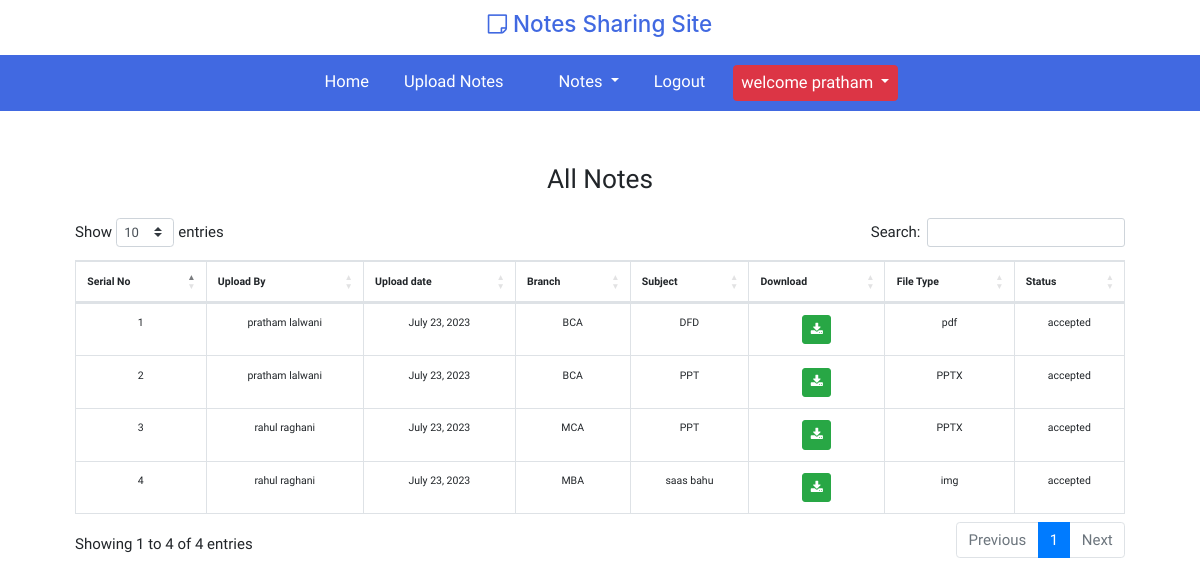
Page /user-home/All-Notes (signed in) on the committed database.
### notes/models.py (models this page shows, shortened)
class Note(models.Model):
    user=models.ForeignKey(User,on_delete=models.CASCADE)
    uploadDate=models.DateField()
    branch=models.CharField(max_length=30)
    subject=models.CharField(max_length=30)
    NotesFile=models.FileField()  # is me dekh error aa rahi he shayad se par kya error he vo pata nhi chal raha he
    type=models.CharField(max_length=30)
    Decription=models.CharField(max_length=100,null=True)
    status=models.CharField(max_length=20)

### notes/views.py (the view)
# urls.py: path("user-home/All-Notes", userAllNotes, name="userAllNotes"),
def userAllNotes(request):
    if not request.user.is_authenticated:
        return render("userLogin")
    notes = Note.objects.filter(status="accepted")
    d = {"notes": notes}
    return render(request, "userAllNotes.html", d)

### notes/templates/userAllNotes.html (shortened to what this page needs)
{% extends 'userNavigation.html'%}
{% load static %}
{% block body %}
<link rel="stylesheet" href="https://cdnjs.cloudflare.com/ajax/libs/twitter-bootstrap/4.5.2/css/bootstrap.css">
<link rel="stylesheet" href="https://cdn.datatables.net/1.13.5/css/dataTables.bootstrap4.min.css">
<link rel="stylesheet" href="{% static 'css/style.css'%}">
<link rel="stylesheet" href="{% static 'css/admin.css'%}">
<div class="container mt-2 p-5">
    <div class="row">
        <div class="col-12 text-center">
            <h3>All Notes </h3>
        </div>
        <div class="col-12  mt-3 overflow-auto">
            <table class="table table-bordered text-center" id="viewNotes">
                <thead>
                    <tr>
                        <th>Serial No</th>
                        <th>Upload By</th>
                        <th>Upload date</th>
                        <th>Branch</th>
                        <th>Subject</th>
                        <th>Download</th>
                        <th>File Type</th>
                        <th>Status</th>
                     </tr>
                </thead>
                <tbody>
                    {% for i in notes %}
                    <tr>
                        <td>{{forloop.counter}}</td>
                        <td>{{i.user.first_name}} {{i.user.last_name}}</td>
                        <td>{{i.uploadDate}}</td>
                        <td>{{i.branch}}</td>
                        <td>{{i.subject}}</td>
                        <td><a href="{{i.NotesFile.url}}" class="btn btn-success btn-sm" download><span
                            class="fa fa-download"></span></a></td>
                        <td>{{i.type}}</td>
                        <td>{{i.status}}</td>
                    </tr>
                    {% endfor%}
                </tbody>
            </table>
        </div>
    </div>
</div>
{% endblock %}

### notes/templates/userNavigation.html (shortened to what this page needs)
{%load static%}
<!doctype html>
<html lang="en">
<head>
    <link rel="stylesheet" href="https://cdn.jsdelivr.net/npm/bootstrap@4.0.0/dist/css/bootstrap.min.css"
>
    <link href="{% static 'css/user.css'%}" rel="stylesheet">
    <link href="{% static 'css/style.css'%}" rel="stylesheet">
    <link rel="stylesheet" href="https://cdnjs.cloudflare.com/ajax/libs/font-awesome/4.7.0/css/font-awesome.min.css">
</head>
<body>
    <h4 class="text-center logo"><span class="fa fa-sticky-note-o"></span> Notes Sharing Site</h4>
    <nav class="navbar navbar-expand-sm justify-content-between p-4 p-sm-0">
        <div class="collapse navbar-collapse justify-content-center" id="navbarNav">
            <ul class="navbar-nav">
                <li class="nav-item">
                    <a class="nav-link" href="{% url 'userHome' %}">Home</a>
                </li>
                <li class="nav-item">
                    <a class="nav-link" href="{% url 'uploadNotes' %}">Upload Notes</a>
                </li>
                <li class="nav-item dropdown">
                    <a class="nav-link dropdown-toggle r" href="#" id="navbarDropdown" role="button"
                        data-toggle="dropdown" aria-haspopup="true" aria-expanded="false">
                        Notes
                    </a>
                </li>
                <li class="nav-item">
                    <a class="nav-link" href="{% url 'userLogin' %}">Logout</a>
                </li>
                <li class="nav-item dropdown">
                    <a class="nav-link dropdown-toggle btn btn-danger" href="#" id="navbarDropdown" role="button"
                        data-toggle="dropdown" aria-haspopup="true" aria-expanded="false">
                        welcome {{request.user.first_name}}
                    </a>
                </li>
            </ul>
        </div>
    </nav>
</body>
</html>
{% block body %}
{% endblock %}

### notes/static/css/user.css (style rules this page uses)
.nav-item { margin: 10px 10px !important; }
.navbar-nav a { font-size: 1.3rem !important; }
@media screen and (max-width:1400px) { html { font-size: 15px !important; } }

### notes/static/css/style.css (style rules this page uses)
* { font-family: 'Geologica', sans-serif; }
html { font-size: 13px; }
body { margin: 0; padding: 0; }
.logo { padding: 10px; color: royalblue; }
.navbar { padding: 15px; position: sticky; top: 0px; left: 0px; margin-top: 0; z-index: 2; background-color: royalblue; }
.nav-item { margin: 0 30px; text-align: center; }
.nav-item a { padding:5px; color: white; font-size: 1.3rem; }

### notes/static/css/admin.css (style rules this page uses)
.navbar-nav a { font-size: 1.1rem !important; }
@media screen and (max-width:1400px) { html { font-size: 15px !important; } }

### notes/templates/userAllNotes.html (style rules this page uses)
table { font-size: .7rem; width: 100%; }

### rows in the picture
Note: user.first_name "pratham", user.last_name "lalwani", uploadDate "July 23, 2023", branch "BCA", subject "DFD", type "pdf", status "accepted"
Note: user.first_name "pratham", user.last_name "lalwani", uploadDate "July 23, 2023", branch "BCA", subject "PPT", type "PPTX", status "accepted"
Note: user.first_name "rahul", user.last_name "raghani", uploadDate "July 23, 2023", branch "MCA", subject "PPT", type "PPTX", status "accepted"
Note: user.first_name "rahul", user.last_name "raghani", uploadDate "July 23, 2023", branch "MBA", subject "saas bahu", type "img", status "accepted"

### other values in the picture
{{ request.user.first_name }} "pratham"
